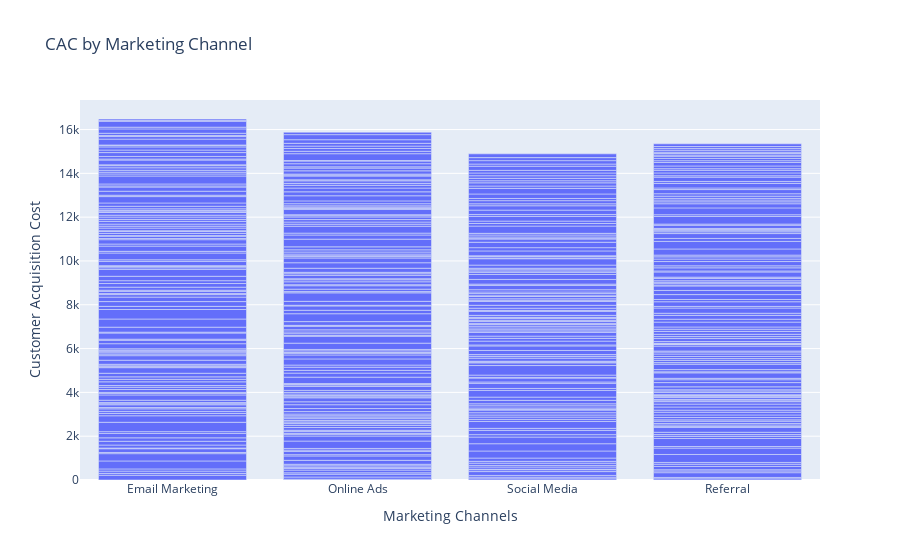

Notebook code cell kept with this figure:
### Code cell
fig1 = go.Figure(go.Bar(x=data['Marketing_Channel'], y=data['CAC']))
fig1.update_layout(title="CAC by Marketing Channel", xaxis_title='Marketing Channels', yaxis_title='Customer Acquisition Cost')
fig1.show()

### Figure 1 — Plotly figure (JSON) as saved in the notebook; plotly's stock layout.template omitted (floating-point values rounded to 4 significant figures; data arrays with more than 128 entries replaced by an {"elided": "..."} marker saying what was removed)
{"data": [{"type": "bar", "x": {"elided": "500 str values"}, "y": {"elided": "500 float values"}}], "layout": {"title": {"text": "CAC by Marketing Channel"}, "xaxis": {"title": {"text": "Marketing Channels"}}, "yaxis": {"title": {"text": "Customer Acquisition Cost"}}}}
